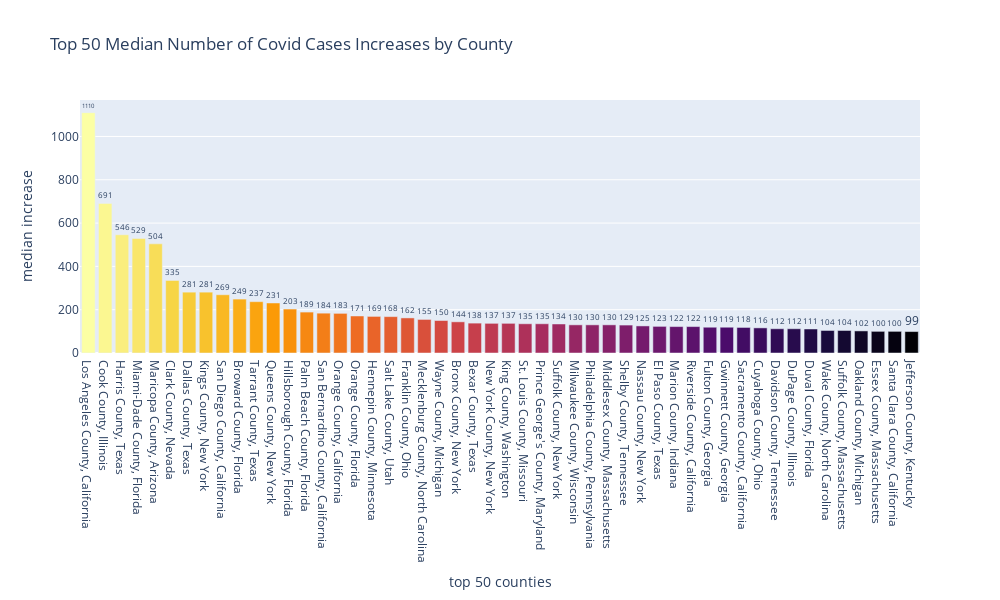

Source (notebook cell):
### Code cell
import plotly.graph_objs as go

by_class = highest_median

x = highest_median["COUNTY_AND_STATE"]
y = highest_median["median_increase"]
state_names = highest_median["STNAME"]
fig = go.FigureWidget(data=[go.Bar(x=x, 
                                   y=y,
                                   marker={'color': np.arange(len(x)),'colorscale': "inferno_r"}, 
                                   text = y
                                   )]) 


fig.update_traces(textposition='outside', textfont_size=14)

fig.update_layout(height=600, width=1000)

fig.layout.title = "Top 50 Median Number of Covid Cases Increases by County"

#label x and y axis
fig.update_layout(xaxis_title = 'top 50 counties')
fig.update_layout(yaxis_title = 'median increase')


fig.show()

### Figure 1 — Plotly figure (JSON) as saved in the notebook; plotly's stock layout.template omitted (floating-point values rounded to 4 significant figures)
{"data": [{"marker": {"color": [0, 1, 2, 3, 4, 5, 6, 7, 8, 9, 10, 11, 12, 13, 14, 15, 16, 17, 18, 19, 20, 21, 22, 23, 24, 25, 26, 27, 28, 29, 30, 31, 32, 33, 34, 35, 36, 37, 38, 39, 40, 41, 42, 43, 44, 45, 46, 47, 48, 49], "colorscale": [[0, "#fcffa4"], [0.1111, "#f7d13d"], [0.2222, "#fb9b06"], [0.3333, "#ed6925"], [0.4444, "#cf4446"], [0.5556, "#a52c60"], [0.6667, "#781c6d"], [0.7778, "#4a0c6b"], [0.8889, "#1b0c41"], [1, "#000004"]]}, "text": [1110, 691, 546, 529, 504, 335, 281, 281, 269, 249, 237, 231, 203, 189, 184, 183, 171, 169, 168, 162, 155, 150, 144, 138, 137, 137, 135, 135, 134, 130, 130, 130, 129, 125, 123, 122, 122, 119, 119, 118, 116, 112, 112, 111, 104, 104, 102, 100, 100, 99], "textfont": {"size": 14}, "textposition": "outside", "type": "bar", "uid": "a96c3030-a317-4db3-8681-13e61f34997d", "x": ["Los Angeles County, California", "Cook County, Illinois", "Harris County, Texas", "Miami-Dade County, Florida", "Maricopa County, Arizona", "Clark County, Nevada", "Dallas County, Texas", "Kings County, New York", "San Diego County, California", "Broward County, Florida", "Tarrant County, Texas", "Queens County, New York", "Hillsborough County, Florida", "Palm Beach County, Florida", "San Bernardino County, California", "Orange County, California", "Orange County, Florida", "Hennepin County, Minnesota", "Salt Lake County, Utah", "Franklin County, Ohio", "Mecklenburg County, North Carolina", "Wayne County, Michigan", "Bronx County, New York", "Bexar County, Texas", "New York County, New York", "King County, Washington", "St. Louis County, Missouri", "Prince George's County, Maryland", "Suffolk County, New York", "Milwaukee County, Wisconsin", "Philadelphia County, Pennsylvania", "Middlesex County, Massachusetts", "Shelby County, Tennessee", "Nassau County, New York", "El Paso County, Texas", "Marion County, Indiana", "Riverside County, California", "Fulton County, Georgia", "Gwinnett County, Georgia", "Sacramento County, California", "Cuyahoga County, Ohio", "Davidson County, Tennessee", "DuPage County, Illinois", "Duval County, Florida", "Wake County, North Carolina", "Suffolk County, Massachusetts", "Oakland County, Michigan", "Essex County, Massachusetts", "Santa Clara County, California", "Jefferson County, Kentucky"], "y": [1110, 691, 546, 529, 504, 335, 281, 281, 269, 249, 237, 231, 203, 189, 184, 183, 171, 169, 168, 162, 155, 150, 144, 138, 137, 137, 135, 135, 134, 130, 130, 130, 129, 125, 123, 122, 122, 119, 119, 118, 116, 112, 112, 111, 104, 104, 102, 100, 100, 99]}], "layout": {"height": 600, "title": {"text": "Top 50 Median Number of Covid Cases Increases by County"}, "width": 1000, "xaxis": {"title": {"text": "top 50 counties"}}, "yaxis": {"title": {"text": "median increase"}}}}
